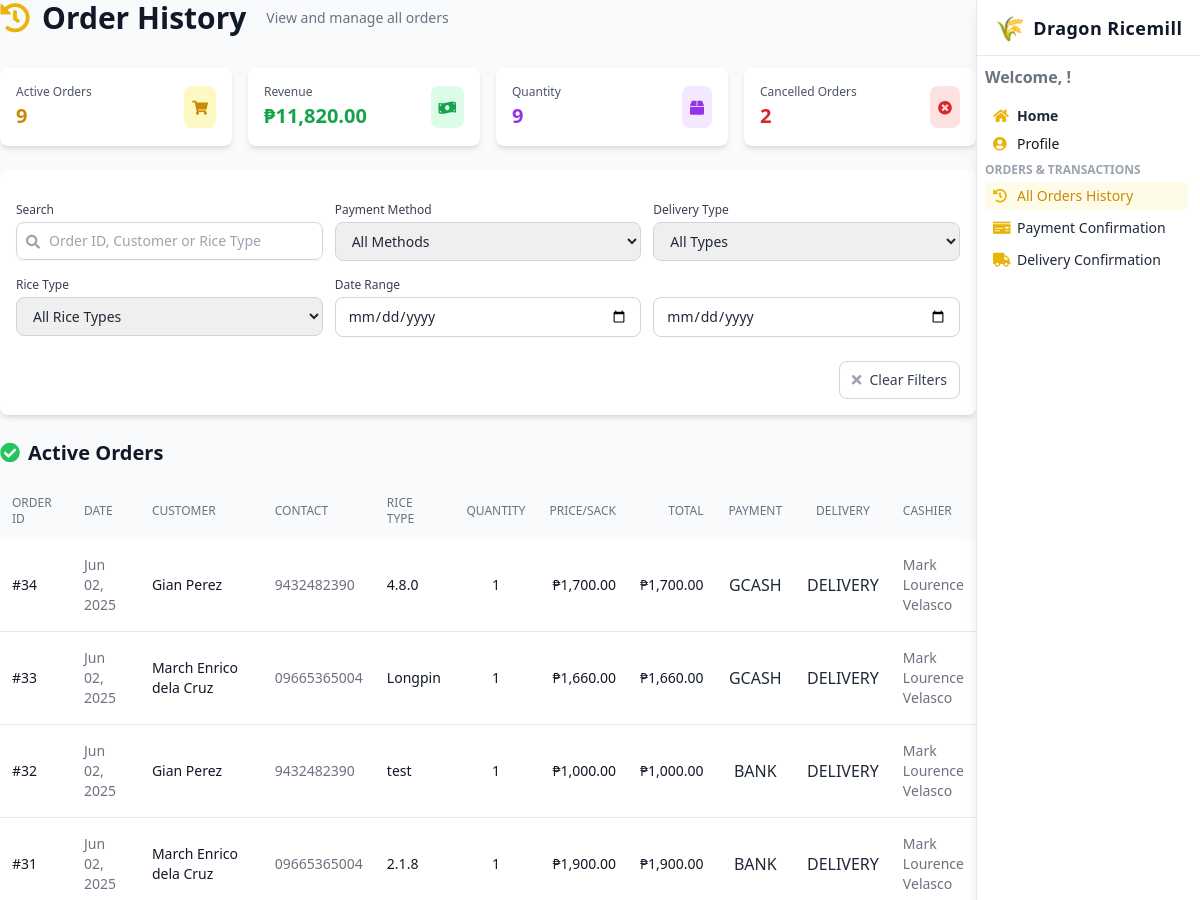
/allorder-history/ (upper part), run on an earlier commit of the app's database.
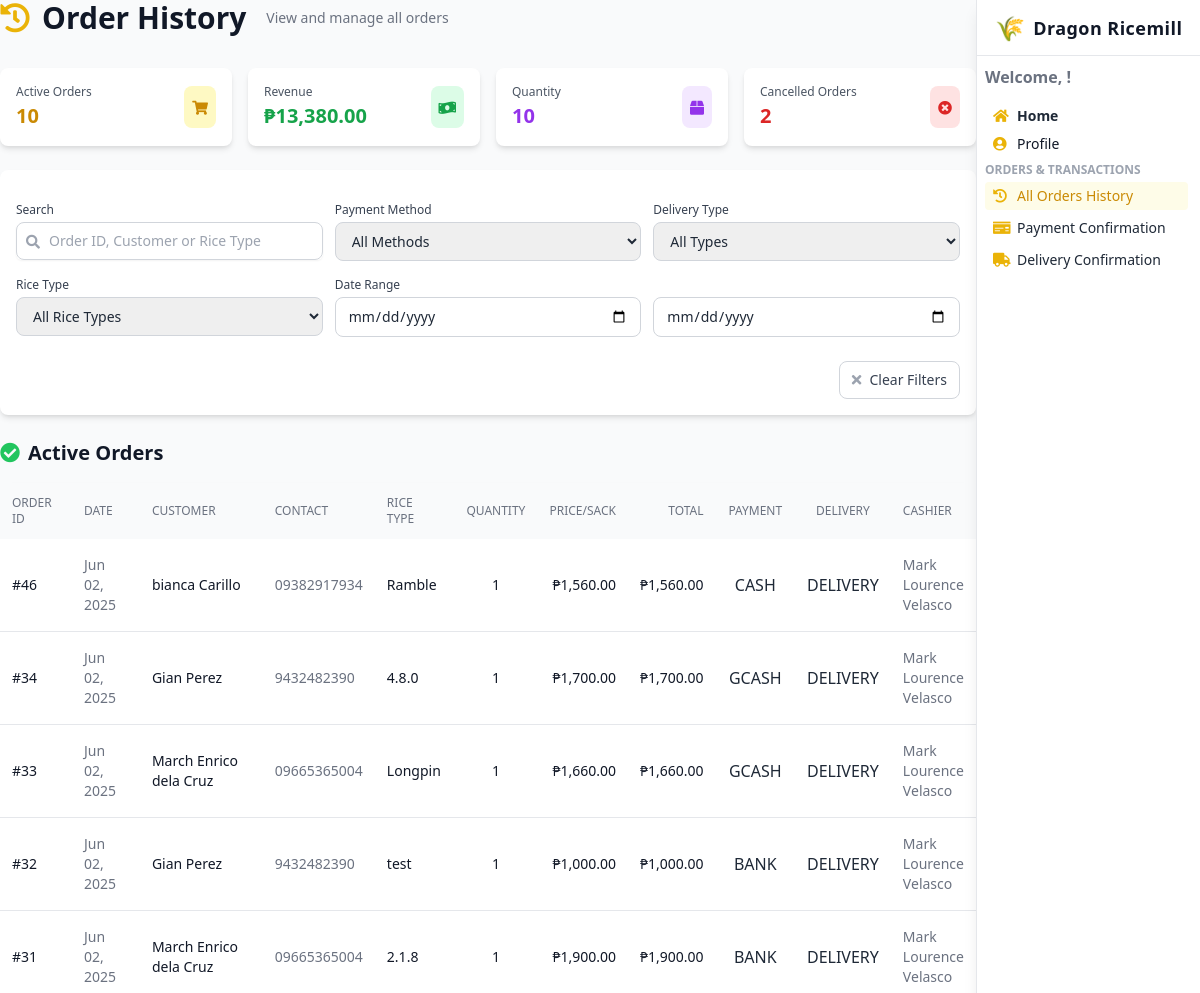
And on a later commit of the database.
### webapp/models.py (models this page shows, shortened)
class CustomerOrder(models.Model):
    STATUS_CHOICES = [
        ('pending', 'Pending'),
        ('approved', 'Approved'),
        ('rejected', 'Rejected'),
        ('cancelled', 'Cancelled')
    ]
    DELIVERY_CHOICES = [
        ('delivery', 'Delivery'),
        ('pickup', 'Pickup')
    ]
    PAYMENT_CHOICES = [
        ('cash', 'Cash'),
        ('gcash', 'GCash'),
        ('credit_card', 'Credit Card')
    ]
    order_id = models.AutoField(primary_key=True)
    customer = models.ForeignKey('Users', on_delete=models.PROTECT)
    rice_type = models.ForeignKey('Rice', on_delete=models.PROTECT)
    quantity = models.PositiveIntegerField()
    cost_per_sack = models.DecimalField(max_digits=10, decimal_places=2, default=Decimal('0.00'))
    discount = models.DecimalField(max_digits=5, decimal_places=2, default=Decimal('0.00'))  # e.g., 10.00 = 10%
    total_cost = models.DecimalField(max_digits=10, decimal_places=2, default=Decimal('0.00'))
    payment_method = models.CharField(max_length=20, choices=PAYMENT_CHOICES)
    amount_paid = models.DecimalField(max_digits=10, decimal_places=2, default=Decimal('0.00'))
    amount_change = models.DecimalField(max_digits=10, decimal_places=2, default=Decimal('0.00'))
    approval_status = models.CharField(max_length=20, choices=STATUS_CHOICES, default='Approved')
    delivery_type = models.CharField(max_length=20, choices=DELIVERY_CHOICES)
    delivery_status = models.CharField(max_length=20, default='pending')
    receiver_name = models.CharField(max_length=100, blank=True, null=True)
    receiver_mobile_number = models.CharField(max_length=15, blank=True, null=True)
    delivery_address = models.TextField()
    reference_code = models.CharField(max_length=100, unique=True, blank=True, null=True)
    created_at = models.DateTimeField(auto_now_add=True)
    updated_at = models.DateTimeField(auto_now=True)
    handled_by = models.ForeignKey(
        'Employee',
        null=True,
        on_delete=models.SET_NULL,
        related_name='orders_handled'
    )
    employee = models.ForeignKey(
        'Employee',
        on_delete=models.SET_NULL,
        null=True,
        blank=True,
        related_name='assigned_orders'
    )
    order_notes = models.TextField(blank=True, null=True)
    is_active = models.BooleanField(default=True)
    is_archived = models.BooleanField(default=False)
    class Meta:
        db_table = 'webapp_customerorder'
        indexes = [
            models.Index(fields=['customer', 'created_at']),
        ]

class Users(models.Model):
    UserID = models.AutoField(primary_key=True)
    name = models.OneToOneField(UserName, on_delete=models.CASCADE, related_name='user', null=True, blank=True)
    address = models.OneToOneField(UserAddress, on_delete=models.CASCADE, related_name='user', null=True, blank=True)
    Customer_Mobile_Number = models.CharField(max_length=20, blank=True, null=True)
    email = models.EmailField(max_length=254, blank=True, null=True)  # <-- Added field
    created_at = models.DateTimeField(auto_now_add=True)
    updated_at = models.DateTimeField(auto_now=True)
    class Meta:
        db_table = 'webapp_users'
        managed = True

class UserName(models.Model):
    first_name = models.CharField(max_length=50)
    middle_name = models.CharField(max_length=50, blank=True, null=True)
    suffix = models.CharField(max_length=20, blank=True, null=True)
    last_name = models.CharField(max_length=50)
    class Meta:
        db_table = 'user_name'

class Rice(models.Model):
    riceID = models.AutoField(primary_key=True)
    rice_type = models.CharField(max_length=100, unique=True)
    description = models.TextField(blank=True, null=True)
    is_active = models.BooleanField(default=True)
    class Meta:
        db_table = 'Rice'

class Employee(models.Model):
    EmployeeID = models.AutoField(primary_key=True)
    FirstName = models.CharField(max_length=50)
    MiddleName = models.CharField(max_length=50, blank=True, null=True)
    LastName = models.CharField(max_length=50)
    Suffix = models.CharField(max_length=20, blank=True, null=True)
    Role = models.CharField(max_length=100)
    Username = models.CharField(max_length=50, unique=True)
    Email = models.EmailField(max_length=254, unique=True, null=True, blank=True)
    Password = models.CharField(max_length=50)
    Account_Status = models.CharField(max_length=20, default='inactive')
    class Meta:
        db_table = 'employee'

### webapp/views.py (the view, shortened to what this page needs)
# urls.py: path('allorder-history/', views.allorder_history, name='allorder_history'),
def allorder_history(request):
    search = request.GET.get('search', '')
    payment_method = request.GET.get('payment_method', '')
    delivery_type = request.GET.get('delivery_type', '')
    rice_type = request.GET.get('rice_type', '')
    start_date = request.GET.get('start_date', '')
    end_date = request.GET.get('end_date', '')
    order_message = request.session.pop('order_message', None)
    orders = CustomerOrder.objects.exclude(approval_status__iexact='pending')
    if payment_method:
        orders = orders.filter(payment_method=payment_method)
    if delivery_type:
        orders = orders.filter(delivery_type=delivery_type)
    if rice_type:
        orders = orders.filter(rice_type__rice_type__iexact=rice_type)
    if start_date:
        orders = orders.filter(created_at__date__gte=start_date)
    if end_date:
        orders = orders.filter(created_at__date__lte=end_date)
    active_orders = orders.filter(
        approval_status='confirmed'
    ).filter(
        Q(delivery_type='pickup') |  # Show all pickup orders
        Q(delivery_type='delivery', delivery_status__iexact='delivered')  # Only show delivered delivery orders
    )
    cancelled_orders = orders.filter(approval_status='cancelled')
    total_orders = active_orders.count()
    total_revenue = active_orders.aggregate(Sum('total_cost'))['total_cost__sum'] or 0
    total_quantity = active_orders.aggregate(Sum('quantity'))['quantity__sum'] or 0
    cancelled_count = cancelled_orders.count()
    active_orders = active_orders.select_related('customer', 'rice_type', 'employee').order_by('-created_at')
    cancelled_orders = cancelled_orders.select_related('customer', 'rice_type', 'employee').order_by('-created_at')
    active_paginator = Paginator(active_orders, 10)
    cancelled_paginator = Paginator(cancelled_orders, 10)
    active_page = request.GET.get('active_page', 1)
    cancelled_page = request.GET.get('cancelled_page', 1)
    try:
        active_page_obj = active_paginator.page(active_page)
    except (PageNotAnInteger, EmptyPage):
        active_page_obj = active_paginator.page(1)
    try:
        cancelled_page_obj = cancelled_paginator.page(cancelled_page)
    except (PageNotAnInteger, EmptyPage):
        cancelled_page_obj = cancelled_paginator.page(1)
    context = {
        'active_page_obj': active_page_obj,
        'cancelled_page_obj': cancelled_page_obj,
        'total_orders': total_orders,
        'total_revenue': total_revenue,
        'total_quantity': total_quantity,
        'cancelled_count': cancelled_count,
        'rice_types': Rice.objects.all(),
        'order_message': order_message,  # Add order message to context
    }
    return render(request, 'allorder_history.html', context)

### webapp/templates/allorder_history.html (shortened to what the changed rows need)
{% load safedecimal %}
{% load humanize %}
<!DOCTYPE html>
<html lang="en">
<head>
  <script src="https://cdn.tailwindcss.com"></script>
  <link href="https://cdnjs.cloudflare.com/ajax/libs/font-awesome/5.15.3/css/all.min.css" rel="stylesheet" />
</head>
<body class="bg-gray-50 text-gray-800 min-h-screen font-sans leading-relaxed overflow-x-hidden">
<div id="mainContent" class="lg:mr-56 min-h-screen bg-gray-50 transition-all duration-300">
  <div class="max-w-5xl mx-auto">
    <div class="mb-8">
      <h1 class="text-2xl sm:text-3xl font-bold text-gray-900 flex items-center gap-3">
        <i class="fas fa-history text-yellow-500"></i>
        <span class="text-sm font-normal text-gray-500 ml-2">View and manage all orders</span>
      </h1>
    </div>
    <div class="grid grid-cols-1 sm:grid-cols-2 lg:grid-cols-4 gap-4 mb-6">
      <div class="bg-white rounded-lg p-4 card-shadow hover-scale">
        <div class="flex items-center justify-between">
          <div>
            <p class="text-xs font-medium text-gray-600">Active Orders</p>
            <h3 class="text-xl font-bold text-yellow-600 mt-0.5">{{ total_orders|default:0 }}</h3>
          </div>
        </div>
      </div>
      <div class="bg-white rounded-lg p-4 card-shadow hover-scale">
        <div class="flex items-center justify-between">
          <div>
            <p class="text-xs font-medium text-gray-600">Revenue</p>
            <h3 class="text-xl font-bold text-green-600 mt-0.5">₱{{ total_revenue|default:0|floatformat:2|intcomma }}</h3>
          </div>
        </div>
      </div>
      <div class="bg-white rounded-lg p-4 card-shadow hover-scale">
        <div class="flex items-center justify-between">
          <div>
            <p class="text-xs font-medium text-gray-600">Quantity</p>
            <h3 class="text-xl font-bold text-purple-600 mt-0.5">{{ total_quantity|default:0|intcomma }}</h3>
          </div>
        </div>
      </div>
    </div>
    <div class="mb-8">
      <h2 class="text-xl font-bold text-gray-900 mb-4 flex items-center gap-2">
        <i class="fas fa-check-circle text-green-500"></i>
        Active Orders
      </h2>
      <div class="bg-white rounded-xl shadow-md">
        <div class="w-full">
          <table class="min-w-full table-fixed">
            <thead class="bg-gray-50">
              <tr>
                <th class="w-1/12 px-3 py-3 text-left text-xs font-medium text-gray-500 uppercase">Order ID</th>
                <th class="w-1/12 px-3 py-3 text-left text-xs font-medium text-gray-500 uppercase">Date</th>
                <th class="w-2/12 px-3 py-3 text-left text-xs font-medium text-gray-500 uppercase">Customer</th>
                <th class="w-1/12 px-3 py-3 text-left text-xs font-medium text-gray-500 uppercase">Contact</th>
                <th class="w-1/12 px-3 py-3 text-left text-xs font-medium text-gray-500 uppercase">Rice Type</th>
                <th class="w-1/12 px-3 py-3 text-center text-xs font-medium text-gray-500 uppercase">Quantity</th>
                <th class="w-1/12 px-3 py-3 text-right text-xs font-medium text-gray-500 uppercase">Price/Sack</th>
                <th class="w-1/12 px-3 py-3 text-right text-xs font-medium text-gray-500 uppercase">Total</th>
                <th class="w-1/12 px-3 py-3 text-center text-xs font-medium text-gray-500 uppercase">Payment</th>
                <th class="w-1/12 px-3 py-3 text-center text-xs font-medium text-gray-500 uppercase">Delivery</th>
                <th class="w-1/12 px-3 py-3 text-left text-xs font-medium text-gray-500 uppercase">Cashier</th>
              </tr>
            </thead>
            <tbody class="bg-white divide-y divide-gray-200">
              {% for order in active_page_obj %}
              <tr class="hover:bg-gray-50 transition-colors">
                <td class="px-3 py-4 text-sm text-gray-900">#{{ order.order_id }}</td>
                <td class="px-3 py-4 text-sm text-gray-500">{{ order.created_at|date:"M d, Y" }}</td>
                <td class="px-3 py-4 text-sm text-gray-900">
                  {% if order.customer %}
                    {{ order.customer.name.first_name }} {{ order.customer.name.last_name }}
                  {% else %}
                    N/A
                  {% endif %}
                </td>
                <td class="px-3 py-4 text-sm text-gray-500">
                  {{ order.customer.Customer_Mobile_Number|default:"N/A" }}
                </td>
                <td class="px-3 py-4 text-sm text-gray-900">
                  {{ order.rice_type.rice_type|default:"N/A" }}
                </td>
                <td class="px-3 py-4 text-sm text-center text-gray-900">
                  {{ order.quantity }}
                </td>
                <td class="px-3 py-4 text-sm text-right text-gray-900">
                  ₱{{ order.cost_per_sack|floatformat:2|intcomma }}
                </td>
                <td class="px-3 py-4 text-sm text-right font-medium text-gray-900">
                  ₱{{ order.total_cost|floatformat:2|intcomma }}
                </td>
                <td class="px-3 py-4 text-center">
                  <span class="payment-badge {% if order.payment_method == 'cash' %}payment-cash{% elif order.payment_method == 'gcash' %}payment-gcash{% else %}payment-credit{% endif %}">
                    {{ order.payment_method|upper }}
                  </span>
                </td>
                <td class="px-3 py-4 text-center">
                  <span class="delivery-badge {% if order.delivery_type == 'pickup' %}delivery-pickup{% else %}delivery-delivery{% endif %}">
                    {{ order.delivery_type|upper }}
                  </span>
                </td>
                <td class="px-3 py-4 text-sm text-gray-500">
                  {% if order.employee %}
                    {{ order.employee.FirstName }} {{ order.employee.LastName }}
                  {% else %}
                    N/A
                  {% endif %}
                </td>
              </tr>
              {% endfor %}
            </tbody>
          </table>
        </div>
      </div>
    </div>
  </div>
</div>
</body>
</html>

What changed in the data, as far as the page shows it:
now on this page (row edited): CustomerOrder: order_id "46", created_at "Jun 02, 2025", customer.name.first_name "bianca", customer.name.last_name "Carillo", customer.Customer_Mobile_Number "09382917934", rice_type.rice_type "Ramble", quantity "1", cost_per_sack "1,560.00", total_cost "1,560.00", payment_method "CASH", delivery_type "DELIVERY", employee.FirstName "Mark Lourence", employee.LastName "Velasco"
Also different on the page:
{{ total_orders|default:0 }}: "9" → "10"
{{ total_revenue|default:0|floatformat:2|intcomma }}: "11,820.00" → "13,380.00"
{{ total_quantity|default:0|intcomma }}: "9" → "10"
